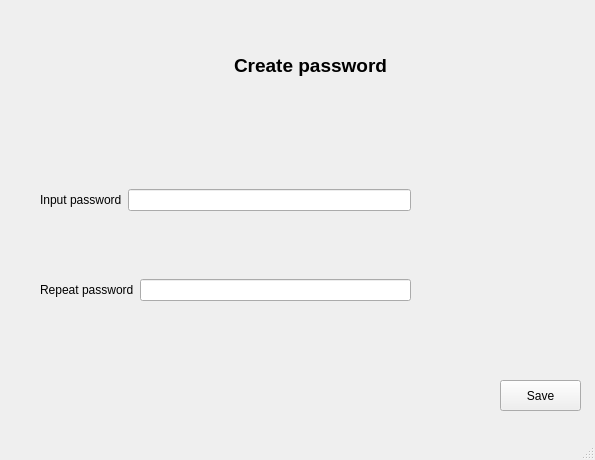
<?xml version="1.0" encoding="UTF-8"?>
<ui version="4.0">
 <class>MainWindow</class>
 <widget class="QMainWindow" name="MainWindow">
  <property name="geometry">
   <rect>
    <x>0</x>
    <y>0</y>
    <width>595</width>
    <height>460</height>
   </rect>
  </property>
  <property name="windowTitle">
   <string>MainWindow</string>
  </property>
  <widget class="QWidget" name="centralwidget">
   <widget class="QLabel" name="label">
    <property name="geometry">
     <rect>
      <x>20</x>
      <y>20</y>
      <width>581</width>
      <height>91</height>
     </rect>
    </property>
    <property name="font">
     <font>
      <pointsize>14</pointsize>
      <weight>75</weight>
      <bold>true</bold>
     </font>
    </property>
    <property name="text">
     <string>&lt;html&gt;&lt;head/&gt;&lt;body&gt;&lt;p align=&quot;center&quot;&gt;Create password&lt;/p&gt;&lt;/body&gt;&lt;/html&gt;</string>
    </property>
   </widget>
   <widget class="QWidget" name="horizontalLayoutWidget">
    <property name="geometry">
     <rect>
      <x>40</x>
      <y>160</y>
      <width>371</width>
      <height>80</height>
     </rect>
    </property>
    <layout class="QHBoxLayout" name="horizontalLayout">
     <item>
      <widget class="QLabel" name="label_2">
       <property name="text">
        <string>Input password</string>
       </property>
      </widget>
     </item>
     <item>
      <widget class="QLineEdit" name="password_inp">
       <property name="echoMode">
        <enum>QLineEdit::Password</enum>
       </property>
      </widget>
     </item>
    </layout>
   </widget>
   <widget class="QWidget" name="horizontalLayoutWidget_2">
    <property name="geometry">
     <rect>
      <x>40</x>
      <y>250</y>
      <width>371</width>
      <height>80</height>
     </rect>
    </property>
    <layout class="QHBoxLayout" name="horizontalLayout_2">
     <item>
      <widget class="QLabel" name="label_3">
       <property name="text">
        <string>Repeat password</string>
       </property>
      </widget>
     </item>
     <item>
      <widget class="QLineEdit" name="password_rep">
       <property name="echoMode">
        <enum>QLineEdit::Password</enum>
       </property>
      </widget>
     </item>
    </layout>
   </widget>
   <widget class="QPushButton" name="save_btn">
    <property name="geometry">
     <rect>
      <x>500</x>
      <y>380</y>
      <width>81</width>
      <height>31</height>
     </rect>
    </property>
    <property name="text">
     <string>Save</string>
    </property>
   </widget>
   <widget class="QLabel" name="error_label">
    <property name="geometry">
     <rect>
      <x>40</x>
      <y>360</y>
      <width>421</width>
      <height>51</height>
     </rect>
    </property>
    <property name="text">
     <string/>
    </property>
   </widget>
  </widget>
  <widget class="QMenuBar" name="menubar">
   <property name="geometry">
    <rect>
     <x>0</x>
     <y>0</y>
     <width>595</width>
     <height>21</height>
    </rect>
   </property>
  </widget>
  <widget class="QStatusBar" name="statusbar"/>
 </widget>
 <resources/>
 <connections/>
</ui>
